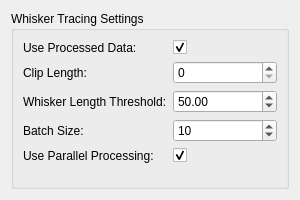
<?xml version="1.0" encoding="UTF-8"?>
<ui version="4.0">
 <class>WhiskerTracing_Widget</class>
 <widget class="QWidget" name="WhiskerTracing_Widget">
  <property name="geometry">
   <rect>
    <x>0</x>
    <y>0</y>
    <width>300</width>
    <height>200</height>
   </rect>
  </property>
  <property name="windowTitle">
   <string>Whisker Tracing Parameters</string>
  </property>
  <layout class="QVBoxLayout" name="verticalLayout">
   <item>
    <widget class="QGroupBox" name="groupBox">
     <property name="title">
      <string>Whisker Tracing Settings</string>
     </property>
     <layout class="QFormLayout" name="formLayout">
      <item row="0" column="0">
       <widget class="QLabel" name="label">
        <property name="text">
         <string>Use Processed Data:</string>
        </property>
       </widget>
      </item>
      <item row="0" column="1">
       <widget class="QCheckBox" name="use_processed_data_checkbox">
        <property name="text">
         <string/>
        </property>
        <property name="checked">
         <bool>true</bool>
        </property>
       </widget>
      </item>
      <item row="1" column="0">
       <widget class="QLabel" name="label_2">
        <property name="text">
         <string>Clip Length:</string>
        </property>
       </widget>
      </item>
      <item row="1" column="1">
       <widget class="QSpinBox" name="clip_length_spinbox">
        <property name="minimum">
         <number>0</number>
        </property>
        <property name="maximum">
         <number>1000</number>
        </property>
        <property name="value">
         <number>0</number>
        </property>
       </widget>
      </item>
      <item row="2" column="0">
       <widget class="QLabel" name="label_3">
        <property name="text">
         <string>Whisker Length Threshold:</string>
        </property>
       </widget>
      </item>
      <item row="2" column="1">
       <widget class="QDoubleSpinBox" name="whisker_length_threshold_spinbox">
        <property name="minimum">
         <double>0.000000000000000</double>
        </property>
        <property name="maximum">
         <double>1000.000000000000000</double>
        </property>
        <property name="value">
         <double>50.000000000000000</double>
        </property>
       </widget>
      </item>
      <item row="3" column="0">
       <widget class="QLabel" name="label_4">
        <property name="text">
         <string>Batch Size:</string>
        </property>
       </widget>
      </item>
      <item row="3" column="1">
       <widget class="QSpinBox" name="batch_size_spinbox">
        <property name="minimum">
         <number>1</number>
        </property>
        <property name="maximum">
         <number>100</number>
        </property>
        <property name="value">
         <number>10</number>
        </property>
       </widget>
      </item>
      <item row="4" column="0">
       <widget class="QLabel" name="label_5">
        <property name="text">
         <string>Use Parallel Processing:</string>
        </property>
       </widget>
      </item>
      <item row="4" column="1">
       <widget class="QCheckBox" name="use_parallel_processing_checkbox">
        <property name="text">
         <string/>
        </property>
        <property name="checked">
         <bool>true</bool>
        </property>
       </widget>
      </item>
     </layout>
    </widget>
   </item>
  </layout>
 </widget>
 <resources/>
 <connections/>
</ui>
